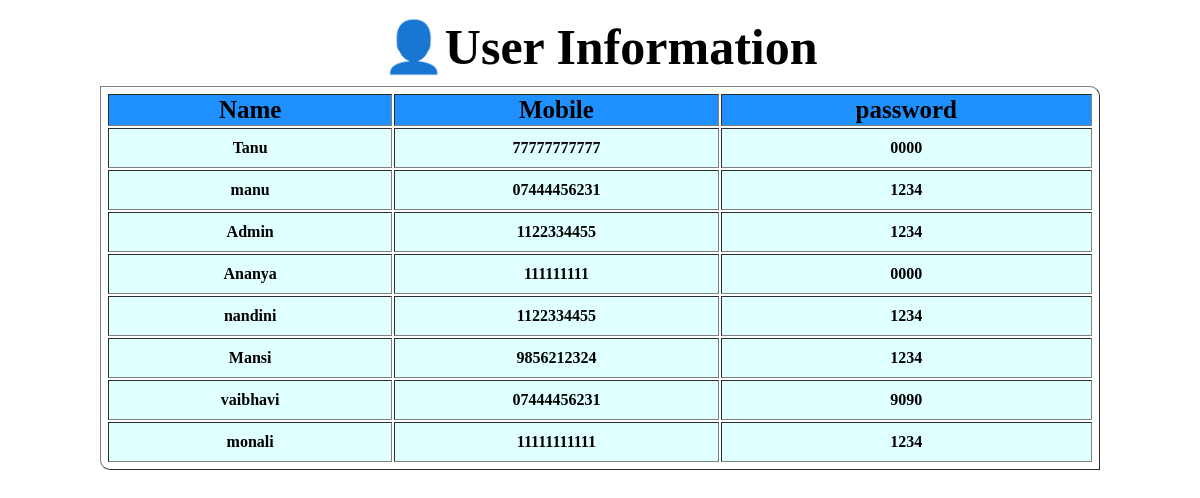
The app's page /userinfo/ with its own data.
### stud/models.py (models this page shows)
class plant(models.Model):
    nm=models.CharField(max_length=30)
    em=models.CharField(max_length=30)
    mo=models.CharField(max_length=30)
    ps=models.CharField(max_length=30)
    cps=models.CharField(max_length=30)

### mydemo/views.py (the view)
# urls.py: path('userinfo/',views.myuserinfo),
def myuserinfo(request):
    s1=plant.objects.all()
    data={
        'e':s1
    }
    return render(request,'userinfo.html',data)

### templates/userinfo.html (shortened to what this page needs)
<html>
<head>
<body>
<table id="tb" border="1" align="center">
    <caption id="cap">👤User Information</caption>
    <tr id="th">
        <th style="background-color:dodgerblue">Name</th>
        <th style="background-color:dodgerblue">Mobile</th>
        <th style="background-color:dodgerblue">password</th>
    </tr>
    {%for i in e %}
        <tr align="center" id="nm">
            <td id="nam">{{i.nm}}</td>
            <td id="mo">{{i.mo}}</td>
            <td id="mo">{{i.ps}}</td>
        </tr>
    {%endfor%}
</table>
</body>
</head>

### templates/userinfo.html (style rules this page uses)
body { background-position:center; background-repeat: no-repeat; background-size:cover; }
#cap { font-size:50px; padding:10px; font-weight:bold; color:black; text-shadow:2px 2px 2px white; }
#tb { background-color:yelloworange; color:black; width:1000px; padding:5px; border-radius:0px 10px; }
#tb #th { font-size:25px; }
#tb #nm { font-weight:bold; }
#nam { background-color:lightcyan; padding:10px; margin-top:10px; }
#mo { background-color:lightcyan; margin-top:20px; }

### records on screen
plant: nm "Tanu", mo "77777777777", ps "0000"
plant: nm "manu", mo "07444456231", ps "1234"
plant: nm "Admin", mo "1122334455", ps "1234"
plant: nm "Ananya", mo "111111111", ps "0000"
plant: nm "nandini", mo "1122334455", ps "1234"
plant: nm "Mansi", mo "9856212324", ps "1234"
plant: nm "vaibhavi", mo "07444456231", ps "9090"
plant: nm "monali", mo "11111111111", ps "1234"
